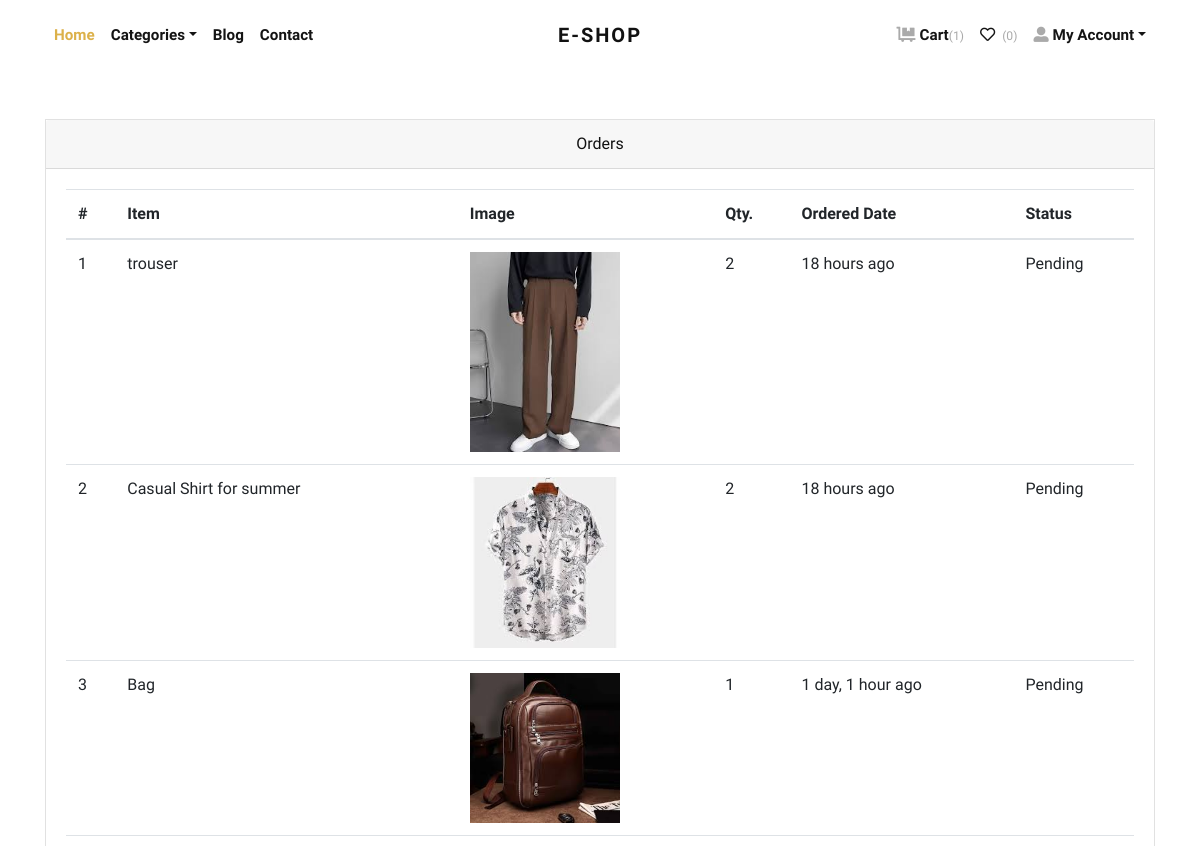
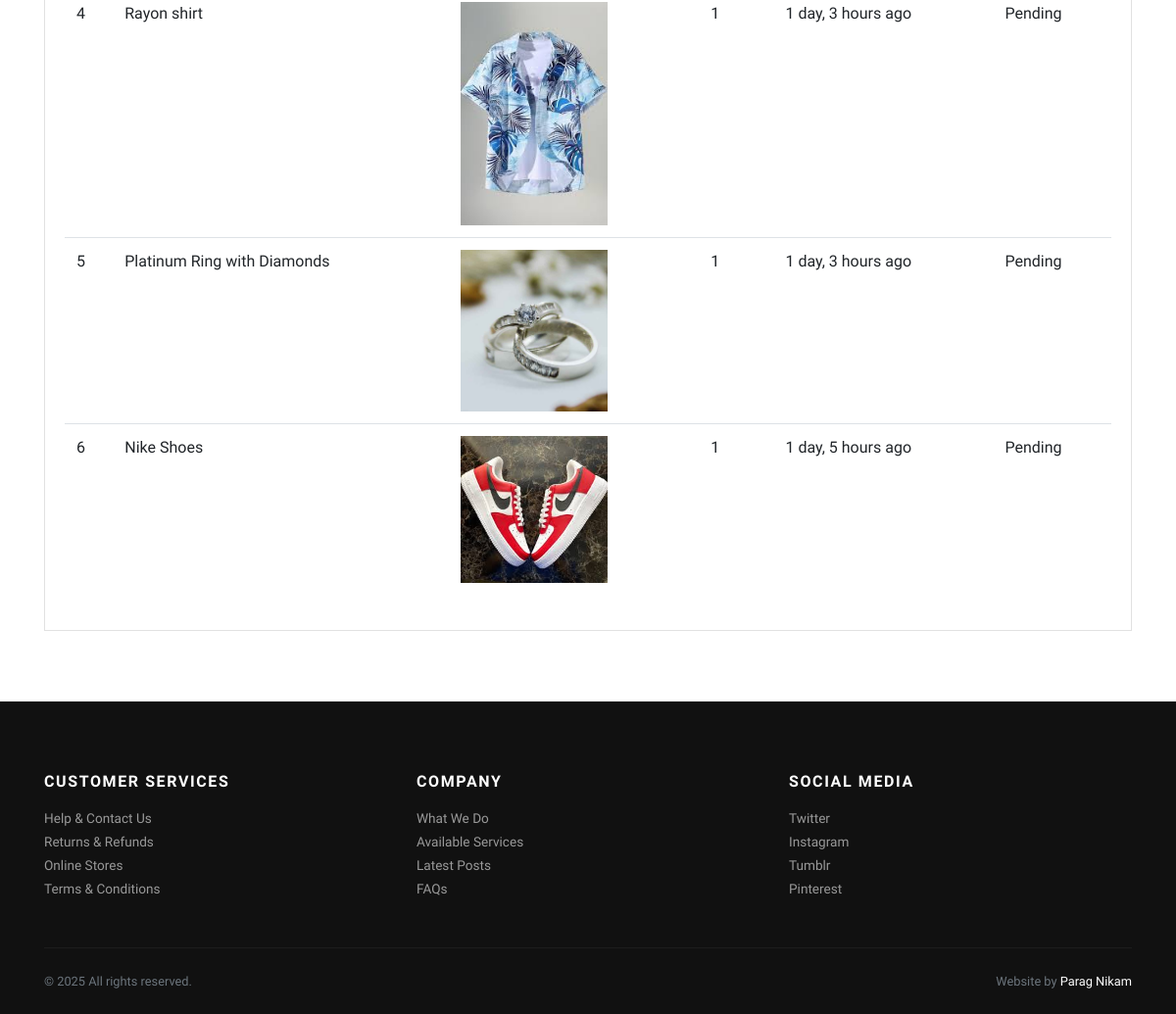
/orders/ (signed in), run on the app's committed database (2 pictures, top to bottom).
### store/models.py (models this page shows, shortened)
class Order(models.Model):
    user = models.ForeignKey(User, verbose_name="User", on_delete=models.CASCADE)
    address = models.ForeignKey(Address, verbose_name="Shipping Address", on_delete=models.CASCADE)
    product = models.ForeignKey(Product, verbose_name="Product", on_delete=models.CASCADE)
    quantity = models.PositiveIntegerField(verbose_name="Quantity")
    ordered_date = models.DateTimeField(auto_now_add=True, verbose_name="Ordered Date")
    status = models.CharField(
        choices=STATUS_CHOICES,
        max_length=50,
        default="Pending"
        )

class Product(models.Model):
    title = models.CharField(max_length=150, verbose_name="Product Title")
    slug = models.SlugField(max_length=160, verbose_name="Product Slug")
    sku = models.CharField(max_length=255, unique=True, verbose_name="Unique Product ID (SKU)")
    short_description = models.TextField(verbose_name="Short Description")
    detail_description = models.TextField(blank=True, null=True, verbose_name="Detail Description")
    product_image = models.ImageField(upload_to='product', blank=True, null=True, verbose_name="Product Image")
    price = models.DecimalField(max_digits=8, decimal_places=2)
    category = models.ForeignKey(Category, verbose_name="Product Categoy", on_delete=models.CASCADE)
    is_active = models.BooleanField(verbose_name="Is Active?")
    is_featured = models.BooleanField(verbose_name="Is Featured?")
    created_at = models.DateTimeField(auto_now_add=True, verbose_name="Created Date")
    updated_at = models.DateTimeField(auto_now=True, verbose_name="Updated Date")
    class Meta:
        verbose_name_plural = 'Products'
        ordering = ('-created_at', )

### store/views.py (the view)
# urls.py: path('orders/', views.orders, name="orders"),
@login_required
def orders(request):
    all_orders = Order.objects.filter(user=request.user).order_by('-ordered_date')
    return render(request, 'store/orders.html', {'orders': all_orders})

### store/context_preprocessors.py (called while the page is built)
def store_menu(request):
    categories = Category.objects.filter(is_active=True)
    context = {
        'categories_menu': categories,
    }
    return context

def cart_menu(request):
    if request.user.is_authenticated:
        cart_items= Cart.objects.filter(user=request.user)
        context = {
            'cart_items': cart_items,
        }
    else:
        context = {}
    return context

### templates/store/orders.html (shortened to what this page needs)
{% extends 'base.html' %}
{% load static %}
{% load humanize %}
    {% block content %}
      <div class="container py-5">
        <div class="row">
          <div class="col-lg-12">
            <div class="card mb-4" id="tables">
              <div class="card-header text-center">Orders</div>
              <div class="card-body">
                <table class="table table-hover">
                  <thead>
                    <tr>
                      <th>#</th>
                      <th>Item</th>
                      <th>Image</th>
                      <th>Qty.</th>
                      <th>Ordered Date</th>
                      <th>Status</th>
                    </tr>
                  </thead>
                  <tbody>
                    {% if orders %}
                    {% for order in orders %}
                    <tr>
                      <td>{{forloop.counter}}</td>
                      <td>{{order.product.title}}</td>
                      <td>
                        {% if order.product.product_image %}
                          <img src="{{order.product.product_image.url}}" alt="{{order.product.product_ttile}}" style="width:150px;">
                        {% endif %}
                      </td>
                      <td>{{order.quantity}}</td>
                      <td>{{order.ordered_date|naturaltime}}</td>
                      <td>
                        {{order.status}}
                      </td>
                    </tr>
                    {% endfor %}
                    {% endif %}
                  </tbody>
                </table>
              </div>
            </div>
          </div>
        </div>
      </div>
{% endblock content %}

### jewelryshop/static/css/style.default.css (style rules this page uses)
body { font-family: "Libre Franklin", sans-serif; font-size: 1rem; font-weight: 400; line-height: 1.5; color: #111111; background-color: #fff; }
.card { background-color: #fff; border: 1px solid rgba(17, 17, 17, 0.125); border-radius: 0; }
.card-body { padding: 1.25rem; }
.card-header { padding: 0.75rem 1.25rem; background-color: rgba(17, 17, 17, 0.03); border-bottom: 1px solid rgba(17, 17, 17, 0.125); }
.card-header:first-child { border-radius: calc(0 - 1px) calc(0 - 1px) 0 0; }

### data on the page
Order: product "trouser", product.product_image (picture), quantity "2", ordered_date "18 hours ago", status "Pending"
Order: product "Casual Shirt for summer", product.product_image (picture), quantity "2", ordered_date "18 hours ago", status "Pending"
Order: product "Bag", product.product_image (picture), quantity "1", ordered_date "1 day, 1 hour ago", status "Pending"
Order: product "Rayon shirt", product.product_image (picture), quantity "1", ordered_date "1 day, 3 hours ago", status "Pending"
Order: product "Platinum Ring with Diamonds", product.product_image (picture), quantity "1", ordered_date "1 day, 3 hours ago", status "Pending"
Order: product "Nike Shoes", product.product_image (picture), quantity "1", ordered_date "1 day, 5 hours ago", status "Pending"

### other printed values
{{ cart_items.count }} "1"
